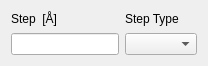
                <widget class="QWidget" name="wavelength_widget" native="true">
                 <property name="sizePolicy">
                  <sizepolicy hsizetype="Preferred" vsizetype="Maximum">
                   <horstretch>0</horstretch>
                   <verstretch>0</verstretch>
                  </sizepolicy>
                 </property>
                 <property name="maximumSize">
                  <size>
                   <width>16777215</width>
                   <height>66</height>
                  </size>
                 </property>
                 <layout class="QGridLayout" name="gridLayout_18">
                  <item row="1" column="1">
                   <widget class="QComboBox" name="wavelength_step_type_combo_box"/>
                  </item>
                  <item row="0" column="1">
                   <widget class="QLabel" name="wavelength_step_type_label">
                    <property name="text">
                     <string>Step Type</string>
                    </property>
                   </widget>
                  </item>
                  <item row="1" column="0">
                   <widget class="QLineEdit" name="wavelength_step_line_edit"/>
                  </item>
                  <item row="0" column="0">
                   <widget class="QLabel" name="wavelength_step_label">
                    <property name="text">
                     <string>Step  [Å]</string>
                    </property>
                   </widget>
                  </item>
                 </layout>
                </widget>
